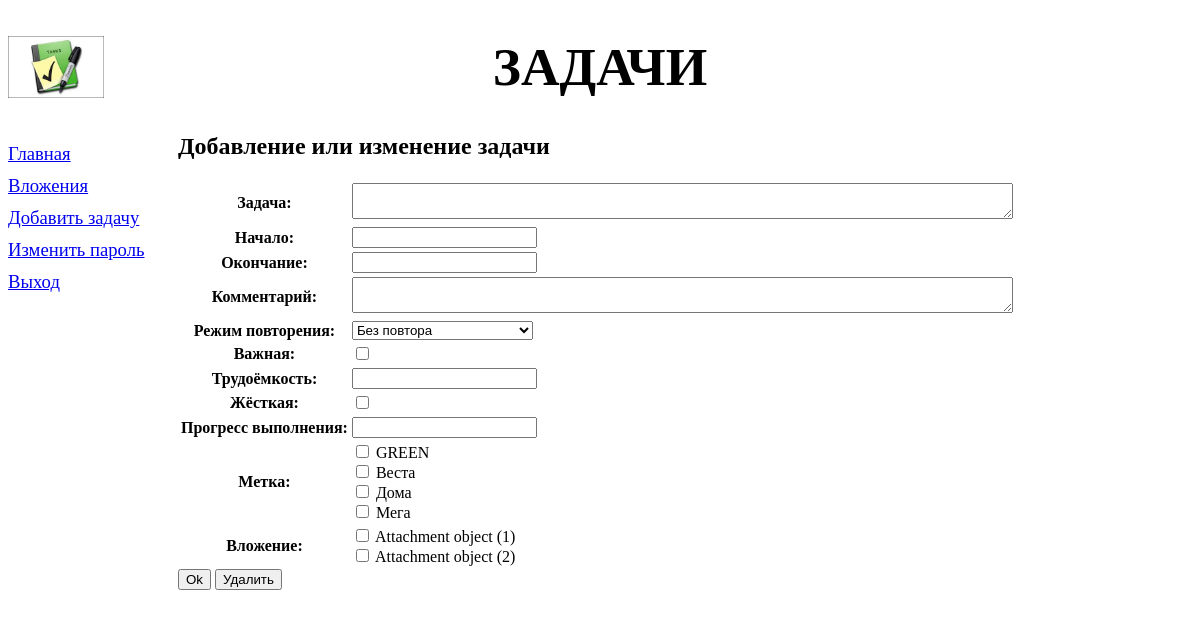
Before: /add/ (signed in) with the older database file.
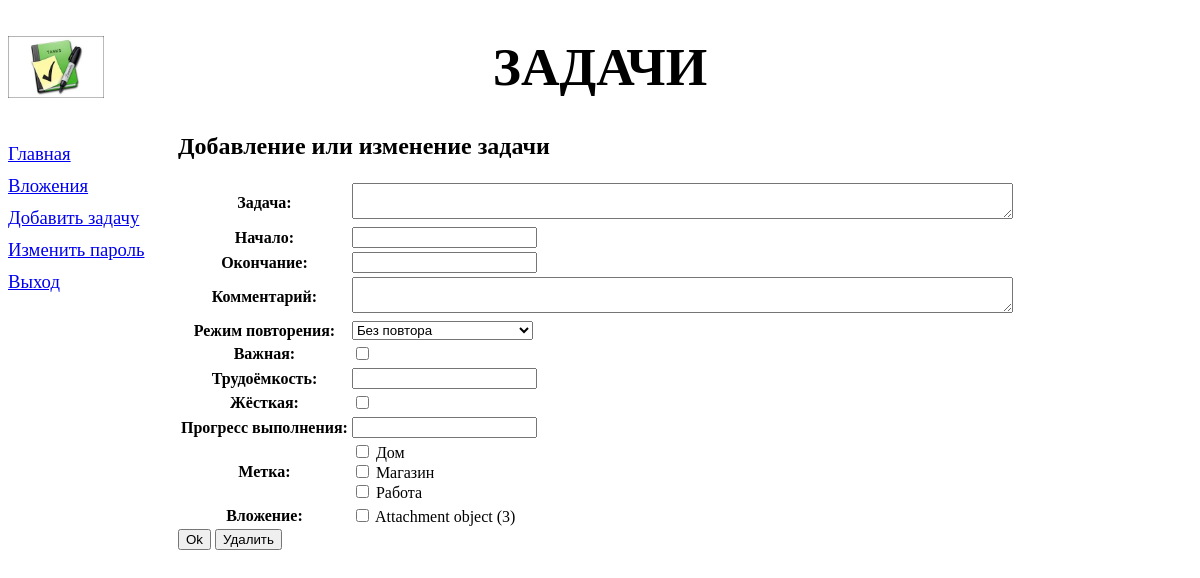
After: the same page with the newer database file.
### tasks/models.py (models this page shows)
class Label(models.Model):
    label = models.CharField(max_length=30, verbose_name='Метка')
    class Meta:
        verbose_name_plural = 'Метки'
        verbose_name = 'Метка'
        ordering = ['label']
    def __str__(self):
        return self.label

### tasks/views.py (the view, shortened to what this page needs)
# urls.py: path('add/', TaskCreateView.as_view(), name='add'),
class TaskCreateView(LoginRequiredMixin, CreateView):
    template_name = 'tasks/create.html'
    form_class = TaskForm
    success_url = reverse_lazy('index')
    def get_context_data(self, **kwargs):
        context = super().get_context_data(**kwargs)
        context['label'] = Label.objects.all()
        return context

### tasks/forms.py
class TaskForm(ModelForm):
    class Meta:
        model = Task
        fields = ('task', 'start', 'end', 'comment', 'repeat_mode', 'priority', 'duration', 'hard', 'progress',
                  'label', 'attachment')
        widgets = {
            'task': Textarea(attrs={'cols': 80, 'rows': 2}),
            'comment': Textarea(attrs={'cols': 80, 'rows': 2}),
            'label': CheckboxSelectMultiple(),
            'attachment': CheckboxSelectMultiple()
        }

### tasks/templates/tasks/create.html (shortened to what this page needs)
{% extends "layout/basic.html" %}
{% block content %}
<h2>Добавление или изменение задачи</h2>
    <form method="post">
        <table>
      {{ form.as_table }}
            </table>
      <input type="submit" name="ok" value="Ok"> <input type="submit" name="delete" value="Удалить">
    </form>
{% endblock %}

Changed rows visible on the page:
removed Label: label "☐ ☐ ☐ ☐"
added Label: label "☐ ☐ ☐"
Other visible differences:
form field attachment: "☐ ☐" → "☐"
text no longer shown: "Задача: Начало: Окончание: Комментарий: Режим повторения: Важная: Трудоёмкость: Жёсткая: Прогресс выполнения: Метка: GREEN Веста Дома Мега Вложение: Attachment object (1) Attachment object (2)"
text now shown: "Задача: Начало: Окончание: Комментарий: Режим повторения: Важная: Трудоёмкость: Жёсткая: Прогресс выполнения: Метка: Дом Магазин Работа Вложение: Attachment object (3)"
